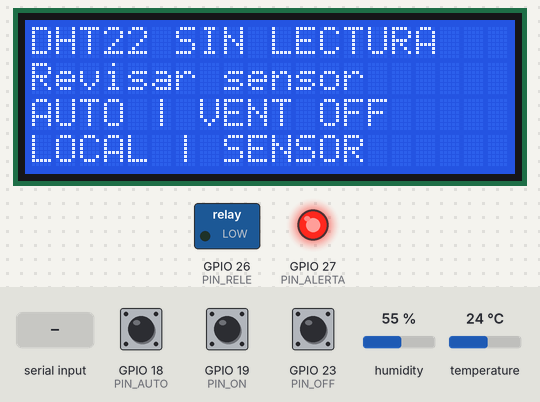
The sketch below on a simulated ESP32. Shown: 20×4 character LCD, switched loads named in the sketch (green lamp = pin HIGH), output pins drawn as LEDs (lit = HIGH). The test bench sets the inputs (shaded band); at power-on: temperature 24 °C, GPIO 19 (PIN_ON) HIGH, GPIO 23 (PIN_OFF) HIGH, humidity 55 %, GPIO 18 (PIN_AUTO) HIGH. WiFi joins after 1.5 s; servers stay silent unless stated; the local clock reads 2024-03-15 10:24:30 at power-on unless the sketch sets it; random numbers use the default seed unless the sketch sets one; no MQTT or app messages arrive unless stated; what the sketch prints to the serial monitor is not drawn.

Above: at 1.3 s.
1.4 s: temperature set to 29.6 °C
At 6.3 s:
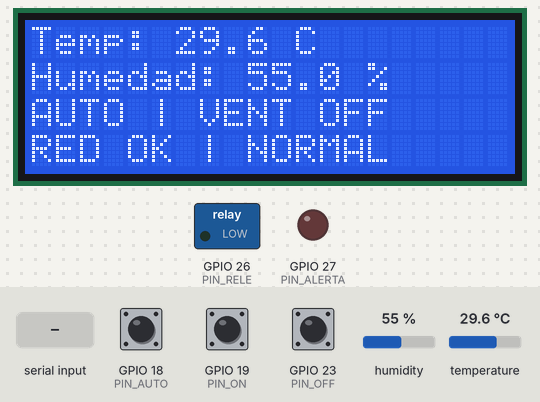
6.6 s: temperature set to 30.9 °C
At 7.0 s:
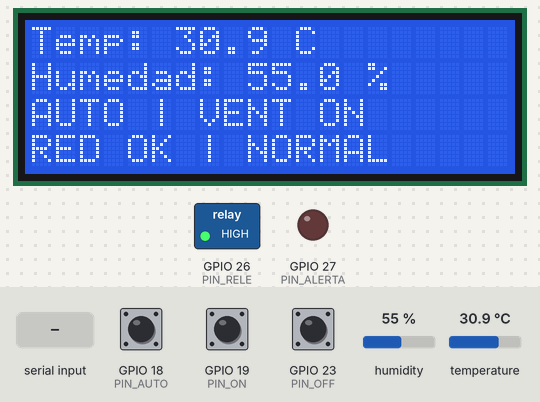
8.1 s: GPIO 19 (PIN_ON) pulled LOW for 0.15 s
At 9.1 s:
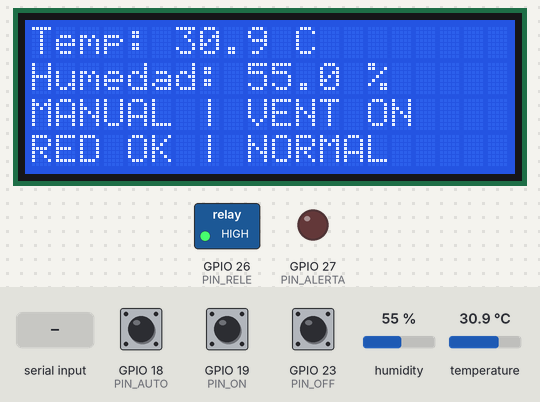
9.7 s: GPIO 23 (PIN_OFF) pulled LOW for 0.15 s
At 10.2 s:
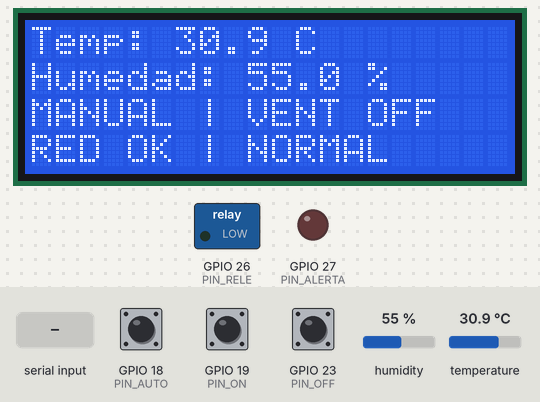
11.3 s: "c" received over Serial
At 11.8 s:
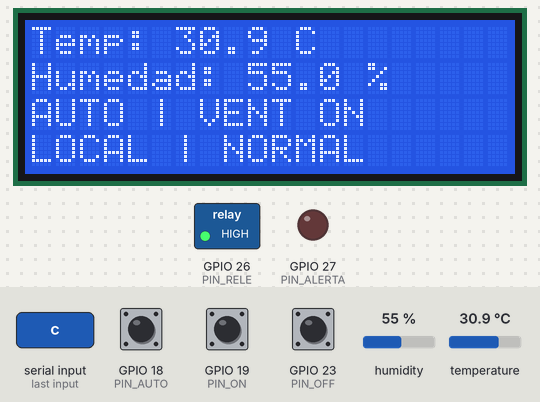
12.9 s: humidity set to 52 %
At 14.0 s:
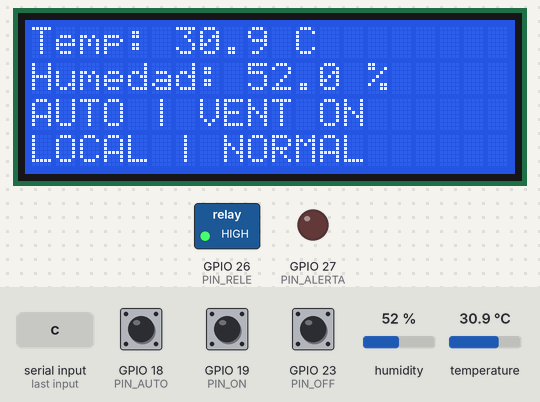
14.7 s: humidity set to 48 %
Timing chart, 0 to 17.7 s (numbered marks = the images above; inputs shaded):
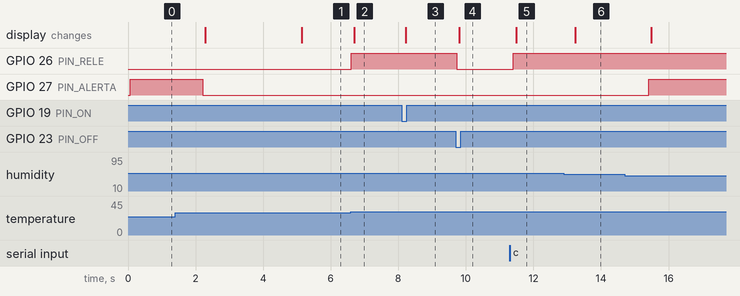

The sketch:

sketch.ino
```cpp
/* INVERNADERO CONECTADO - ESP32 + DHT22 - Etapa 2
   Prototipo academico. LED verde = ventilacion simulada, no motor real.
   MQTT publico de pruebas: solo datos simulados. No conectar cargas reales.
   Control local independiente del dashboard. Sin red: regresa a AUTO.
   Buffer RAM: 720 registros (~1 hora a 5 s); se pierde al reiniciar.
   Serial: a=AUTO, 1=ON, 0=OFF, c=corte de Wi-Fi durante 20 segundos.
*/
#include <WiFi.h>
#include <HTTPClient.h>
#include <PubSubClient.h>
#include <ArduinoJson.h>
#include <DHTesp.h>
#include <Wire.h>
#include <LiquidCrystal_I2C.h>
#include <time.h>

const uint8_t PIN_DHT=15, PIN_RELE=26, PIN_ALERTA=27;
const uint8_t PIN_AUTO=18, PIN_ON=19, PIN_OFF=23;
const char* BROKER="broker.emqx.io";
const char* BASE="uao/invernadero/477744536654042113/v2";
// Configurar al desplegar el servidor. Vacío mantiene solo el flujo MQTT actual.
const char* API_URL=""; // Ejemplo: http://IP_PUBLICA/api/telemetry
const char* API_TOKEN=""; // Mismo valor de SAVIA_DEVICE_TOKEN en el servidor
const uint16_t CAPACITY=720;
const unsigned long READ_MS=2200, SEND_MS=5000, RETRY_MS=5000;
DHTesp dht; LiquidCrystal_I2C lcd(0x27,20,4);
WiFiClient network; PubSubClient mqtt(network);
String topicState,topicHistory,topicCommand,topicAck,topicStatus;
char bootId[9]; bool automatico=true,ventilador=false,sensorValido=false;
float temperatura=0,humedad=0;
unsigned long lastRead=0,lastSample=0,lastTry=0,lastWifiTry=0,lastHistory=0;
unsigned long cutUntil=0,cutAt=0,manualUntil=0;
bool mqttWasConnected=false,historyActive=false;
uint32_t sequence=0,historyNext=0,historyEnd=0;
uint32_t httpNextSeq=1; unsigned long lastHttpTry=0;
String lastCommandId;
struct Sample {uint32_t seq,up;uint64_t ts;float temp,hum;bool valid,automatic,fan;uint8_t alarm;char reason[24];};
Sample buffer[CAPACITY]; uint16_t head=0,count=0;
struct Boton {uint8_t pin;bool prev=HIGH,stable=HIGH;unsigned long changed=0;};
Boton bAuto{PIN_AUTO},bOn{PIN_ON},bOff{PIN_OFF};
bool pushed(Boton &b){bool x=digitalRead(b.pin);if(x!=b.prev){b.changed=millis();b.prev=x;}if(millis()-b.changed>=30&&x!=b.stable){b.stable=x;return x==LOW;}return false;}
uint8_t alarmCode(){return !sensorValido?3:humedad<50?1:humedad>85?2:0;}
const char* alarmText(uint8_t code){return code==3?"SENSOR":code==1?"BAJA":code==2?"ALTA":"NORMAL";}
void line(uint8_t row,String s){lcd.setCursor(0,row);s=s.substring(0,20);while(s.length()<20)s+=' ';lcd.print(s);}
void control(){if(!sensorValido){ventilador=false;return;}if(automatico){if(temperatura>30)ventilador=true;else if(temperatura<27)ventilador=false;}}
void outputs(){digitalWrite(PIN_RELE,ventilador?HIGH:LOW);digitalWrite(PIN_ALERTA,alarmCode()!=0);
 line(0,sensorValido?"Temp: "+String(temperatura,1)+" C":"DHT22 SIN LECTURA");
 line(1,sensorValido?"Humedad: "+String(humedad,1)+" %":"Revisar sensor");
 line(2,String(automatico?"AUTO":"MANUAL")+" | VENT "+(ventilador?"ON":"OFF"));
 line(3,String(mqtt.connected()?"RED OK | ":"LOCAL | ")+alarmText(alarmCode()));}
void jsonSample(JsonObject j,const Sample&s){j["v"]=2;j["boot"]=bootId;j["seq"]=s.seq;j["up"]=s.up;j["ts"]=s.ts;
 if(s.valid){j["temperature"]=s.temp;j["humidity"]=s.hum;}else{j["temperature"]=nullptr;j["humidity"]=nullptr;}
 j["mode"]=s.automatic?"AUTO":"MANUAL";j["fan"]=s.fan;j["alarm"]=alarmText(s.alarm);j["reason"]=s.reason;}
void publishSample(const Sample&s){if(!mqtt.connected())return;JsonDocument d;jsonSample(d.to<JsonObject>(),s);String payload;serializeJson(d,payload);mqtt.publish(topicState.c_str(),payload.c_str(),true);}
void sendHttp(){
 if(!API_URL[0] || WiFi.status()!=WL_CONNECTED || millis()-lastHttpTry<5000 || !count)return;
 if(httpNextSeq>sequence)return;
 lastHttpTry=millis();
 uint32_t oldest=buffer[(head+CAPACITY-count)%CAPACITY].seq;
 if(httpNextSeq<oldest){Serial.printf("HTTP: %lu lecturas antiguas excedieron el buffer RAM\n",(unsigned long)(oldest-httpNextSeq));httpNextSeq=oldest;}
 for(uint16_t i=0;i<count;i++){
  Sample &s=buffer[(head+CAPACITY-count+i)%CAPACITY];if(s.seq!=httpNextSeq)continue;
  if(!s.valid){httpNextSeq++;return;} // No inventar valores cuando falla el sensor.
  JsonDocument d;jsonSample(d.to<JsonObject>(),s);String payload;serializeJson(d,payload);
  HTTPClient http;http.setTimeout(1200);if(!http.begin(API_URL))return;
  http.addHeader("Content-Type","application/json");if(API_TOKEN[0])http.addHeader("X-Device-Token",API_TOKEN);
  int code=http.POST(payload);http.end();
  if(code==200 || code==201){Serial.printf("HTTP guardado: #%lu\n",(unsigned long)s.seq);httpNextSeq++;}
  else Serial.printf("HTTP pendiente: #%lu, estado %d\n",(unsigned long)s.seq,code);
  return;
 }
}
void record(const char*reason){Sample &s=buffer[head];s.seq=++sequence;s.up=millis();time_t t=time(nullptr);s.ts=t>1700000000?(uint64_t)t*1000:0;
 s.temp=temperatura;s.hum=humedad;s.valid=sensorValido;s.automatic=automatico;s.fan=ventilador;s.alarm=alarmCode();strlcpy(s.reason,reason,sizeof(s.reason));
 head=(head+1)%CAPACITY;if(count<CAPACITY)count++;publishSample(s);
 Serial.printf("T=%.1f C | HR=%.1f %% | MODO=%s | VENT=%s | RED=%s | %s | #%lu\n",temperatura,humedad,automatico?"AUTO":"MANUAL",ventilador?"ON":"OFF",mqtt.connected()?"OK":"LOCAL",reason,(unsigned long)s.seq);}
void setMode(char c,const char*reason){if(c=='a'){automatico=true;manualUntil=0;}else if(c=='1'){automatico=false;ventilador=sensorValido;}else if(c=='0'){automatico=false;ventilador=false;}else return;control();outputs();record(reason);}
void ack(String id,bool ok,const char*error=""){JsonDocument d;d["id"]=id;d["ok"]=ok;d["boot"]=bootId;d["mode"]=automatico?"AUTO":"MANUAL";d["fan"]=ventilador;if(!ok)d["error"]=error;String s;serializeJson(d,s);mqtt.publish(topicAck.c_str(),s.c_str(),false);}
void startHistory(){if(!count)return;historyNext=buffer[(head+CAPACITY-count)%CAPACITY].seq;historyEnd=sequence;historyActive=true;}
void callback(char*,byte*payload,unsigned int length){if(length>512)return;JsonDocument d;if(deserializeJson(d,payload,length))return;
 String op=d["op"]|"";String target=d["boot"]|"";if(target!=bootId)return;
 if(op=="SYNC"){startHistory();return;}
 String id=d["id"]|"";if(id.length()<1||id.length()>64)return;
 if(id==lastCommandId){ack(id,false,"orden_duplicada");return;}
 if(!d["ref_up"].is<uint32_t>() || (uint32_t)(millis()-d["ref_up"].as<uint32_t>())>30000){ack(id,false,"orden_vencida");return;}
 if(op!="AUTO"&&op!="ON"&&op!="OFF"&&op!="CUT"){ack(id,false,"orden_desconocida");return;}
 if(op=="ON"&&!sensorValido){ack(id,false,"sensor_sin_lectura");return;}
 lastCommandId=id;
 if(op=="CUT"){cutAt=millis()+1200;ack(id,true);record("prueba_corte");return;}
 if(op=="AUTO")setMode('a',"remoto");else {setMode(op=="ON"?'1':'0',"remoto");manualUntil=millis()+180000;}
 ack(id,true);
}
void sendHistory(){if(!historyActive||!mqtt.connected()||millis()-lastHistory<300)return;lastHistory=millis();JsonDocument d;JsonArray a=d.to<JsonArray>();
 uint16_t sent=0;uint32_t next=historyNext;
 for(uint16_t i=0;i<count&&sent<20;i++){Sample&s=buffer[(head+CAPACITY-count+i)%CAPACITY];if(s.seq>=historyNext&&s.seq<=historyEnd){jsonSample(a.add<JsonObject>(),s);next=s.seq+1;sent++;}}
 if(!sent){historyActive=false;return;}String message;serializeJson(d,message);if(mqtt.publish(topicHistory.c_str(),message.c_str(),false)){historyNext=next;if(historyNext>historyEnd)historyActive=false;}}
void cutNetwork(){cutAt=0;cutUntil=millis()+20000;mqtt.publish(topicStatus.c_str(),"{\"online\":false}",true);mqtt.disconnect();WiFi.setAutoReconnect(false);WiFi.disconnect();automatico=true;manualUntil=0;control();outputs();record("desconexion");mqttWasConnected=false;Serial.println("PRUEBA: Wi-Fi detenido 20 s. Control automatico local activo.");}
void connectNetwork(){unsigned long now=millis();if(cutAt&&(int32_t)(now-cutAt)>=0)cutNetwork();if(cutUntil&&(int32_t)(now-cutUntil)<0)return;if(cutUntil){cutUntil=0;lastWifiTry=0;WiFi.setAutoReconnect(true);}
 if(WiFi.status()!=WL_CONNECTED){if(!lastWifiTry||now-lastWifiTry>RETRY_MS){lastWifiTry=now;WiFi.begin("Wokwi-GUEST","",6);}return;}
 if(!mqtt.connected()&&now-lastTry>=RETRY_MS){lastTry=now;String id="invernadero-"+String(bootId);
  if(mqtt.connect(id.c_str(),topicStatus.c_str(),0,true,"{\"online\":false}")){mqtt.subscribe(topicCommand.c_str());mqtt.publish(topicStatus.c_str(),"{\"online\":true}",true);mqttWasConnected=true;outputs();record("conexion");startHistory();Serial.println("MQTT conectado: dashboard habilitado.");}}
 if(mqtt.connected())mqtt.loop();
}
void setup(){Serial.begin(115200);snprintf(bootId,sizeof(bootId),"%08lx",(unsigned long)esp_random());topicState=String(BASE)+"/telemetry";topicHistory=String(BASE)+"/history";topicCommand=String(BASE)+"/command";topicAck=String(BASE)+"/ack";topicStatus=String(BASE)+"/status";
 digitalWrite(PIN_RELE,LOW);pinMode(PIN_RELE,OUTPUT);pinMode(PIN_ALERTA,OUTPUT);pinMode(PIN_AUTO,INPUT_PULLUP);pinMode(PIN_ON,INPUT_PULLUP);pinMode(PIN_OFF,INPUT_PULLUP);
 Wire.begin(21,22);lcd.init();lcd.backlight();dht.setup(PIN_DHT,DHTesp::DHT22);outputs();
 network.setConnectionTimeout(1000);mqtt.setServer(BROKER,1883);mqtt.setBufferSize(8192);mqtt.setKeepAlive(10);mqtt.setSocketTimeout(1);mqtt.setCallback(callback);
 WiFi.mode(WIFI_STA);WiFi.setAutoReconnect(true);WiFi.begin("Wokwi-GUEST","",6);configTime(0,0,"pool.ntp.org","time.nist.gov");
 Serial.println("INVERNADERO CONECTADO | Canal publico de pruebas | Solo simulacion");Serial.println("a=AUTO, 1=ON, 0=OFF, c=CORTE WIFI 20s");Serial.printf("SESION %s\n",bootId);}
void loop(){
 if(pushed(bAuto))setMode('a',"boton");if(pushed(bOn)){manualUntil=0;setMode('1',"boton");}if(pushed(bOff)){manualUntil=0;setMode('0',"boton");}
 while(Serial.available()){char c=Serial.read();if(c=='c')cutAt=millis()+100;else setMode(c,"boton");}
 unsigned long now=millis();
 if(now-lastRead>=READ_MS){lastRead=now;TempAndHumidity v=dht.getTempAndHumidity();sensorValido=!isnan(v.temperature)&&!isnan(v.humidity)&&v.temperature>=-40&&v.temperature<=80&&v.humidity>=0&&v.humidity<=100;if(sensorValido){temperatura=v.temperature;humedad=v.humidity;}control();outputs();}
 if(manualUntil&&(int32_t)(now-manualUntil)>=0)setMode('a',"manual_expirado");
 if(mqttWasConnected&&!mqtt.connected()){mqttWasConnected=false;automatico=true;manualUntil=0;control();outputs();record("auto_respaldo");}
 if(now-lastSample>=SEND_MS){lastSample=now;record("lectura");}
 connectNetwork();sendHistory();sendHttp();delay(5);
}
```

Measured:
- the behaviour switches between 30 and 30.1 °C on temperature (found by bisection; images 1 and 2)
- after the input at 6.6 s, GPIO 26 (PIN_RELE): LOW → HIGH at once; the display: changes after 0.09 s (image 2)
- after the input at 8.1 s, the display: changes after 0.12 s (image 3)
- after the input at 9.7 s, GPIO 26 (PIN_RELE): HIGH → LOW at once; the display: changes after 0.11 s (image 4)
- after the input at 11.3 s, GPIO 26 (PIN_RELE): LOW → HIGH after 0.11 s; the display: changes after 0.19 s (image 5)
- after the input at 12.9 s, the display: changes after 0.34 s (image 6)
- after the input at 14.7 s, GPIO 27 (PIN_ALERTA): LOW → HIGH after 0.72 s
